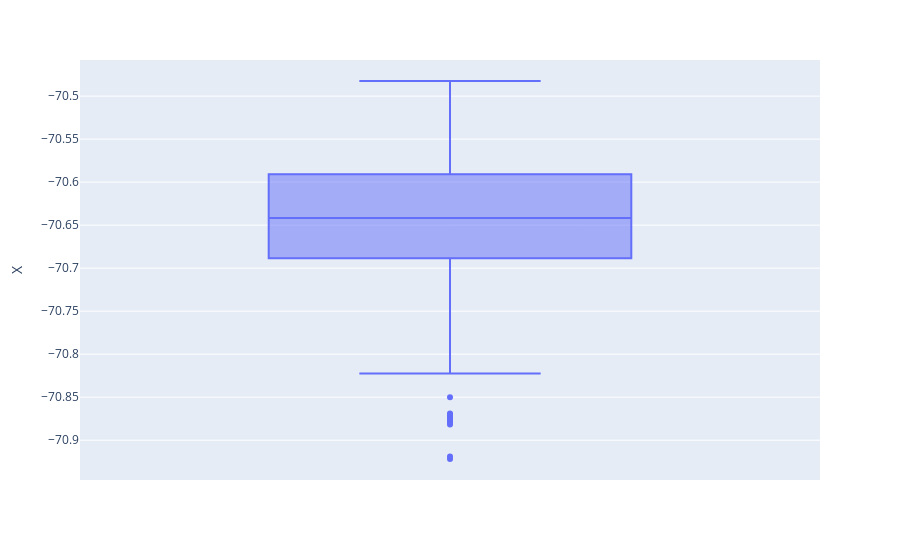

Notebook cell for this chart:
### Markdown cell above
## Limpieza de valores outliers posibles presentes en las latitudes y longitudes

A continuación se revisa si existen valores outliers en las latitudes y longitudes del dataset empleado para el modelo de regresión logística.

### Code cell
fig = px.box(df2, y="X")
fig.show()

### Figure 1 — Plotly figure (JSON) as saved in the notebook; plotly's stock layout.template omitted (floating-point values rounded to 4 significant figures; data arrays with more than 128 entries replaced by an {"elided": "..."} marker saying what was removed)
{"data": [{"alignmentgroup": "True", "hovertemplate": "X=%{y}<extra></extra>", "legendgroup": "", "marker": {"color": "#636efa"}, "name": "", "notched": false, "offsetgroup": "", "orientation": "v", "showlegend": false, "type": "box", "x0": " ", "xaxis": "x", "y": {"elided": "7683 float values"}, "y0": " ", "yaxis": "y"}], "layout": {"boxmode": "group", "legend": {"tracegroupgap": 0}, "margin": {"t": 60}, "xaxis": {"anchor": "y", "domain": [0, 1]}, "yaxis": {"anchor": "x", "domain": [0, 1], "title": {"text": "X"}}}}
